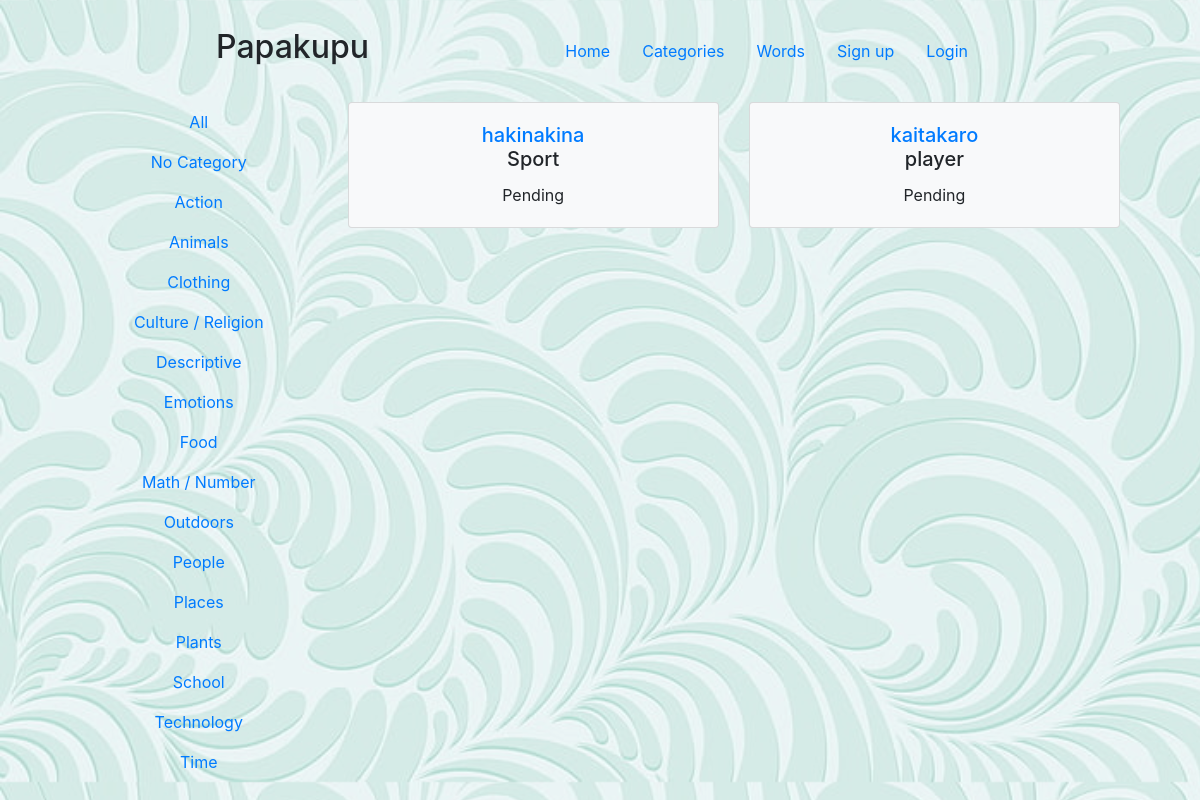
The app's page /words/0 with its own data.
### tables this page shows
CREATE TABLE "categories"
(
    id       integer
        constraint categories_pk
            primary key autoincrement,
    category VARCHAR(50) not null
);

CREATE TABLE "words"
(
    id          integer
        constraint words_pk
            primary key autoincrement,
    maori       VARCHAR(100),
    english     VARCHAR(100),
    description VARCHAR(500),
    level       integer,
    category    integer default 0
        constraint words_categories_id_fk
            references categories
            on delete set default,
    image       VARCHAR(100),
    date        DATETIME,
    user        integer,
    constraint words_users__id_fk
        foreign key (user, id) references users ("", id)
);

### app.py (the view)
@app.route('/words/<cat_id>')
def words(cat_id):
    categories = get_db("SELECT * FROM categories")
    if cat_id == "all":  # If the user wants all the words
        words_list = get_db("SELECT id, maori, english, description FROM words")
    else:
        words_list = get_db("SELECT id, maori, english, description FROM words WHERE category = ?", (cat_id,))
    return render_template("words.html", categories=categories, words_list=words_list)

### app.py (called while the page is built)
def get_db(query, args=(), fetch_type="all"):
    connection = sqlite3.connect(DATABASE)
    cur = connection.cursor()
    cur.execute(query, args)
    if fetch_type == "one":
        data = cur.fetchone()
    else:
        data = cur.fetchall()
    connection.close()
    return data

### templates/words.html (shortened to what this page needs)
{% extends "base.html" %}
        {% block body %}
        <div class="container-fluid">
            <div class="row" id="row">
                <div class="col-md-3">
                    <div class="nav flex-column nav-pills" role="tablist" aria-orientation="vertical" id="v-tabs">
                        <a class="nav-link" type="button" role="tab" href="{{ url_for('words', cat_id='all') }}">All</a>
                        {% for id, category in categories %}
                            <a class="nav-link" type="button" role="tab" href="{{ url_for('words', cat_id=id) }}">{{ category }}</a>
                        {% endfor %}
                    </div>
                </div>
                <div class="col-md-9">
                    <div class="tab-content" id="v-pills-content">
                        <div class="tab-pane fade show active" id="v-all" role="tabpanel">
                            <div class="row row-cols-1 row-cols-lg-2">
                                {% for id, maori, english, description in words_list %}
                                    <div class="col mb-4">
                                        <div class="card bg-light h-100 ">
                                            <div class="card-body">
                                                <h5 class="card-title">
                                                    <a href="{{ url_for('show_word', word_id=id) }}">{{ maori }}</a>
                                                    <br>{{ english }}</h5>
                                                    <p class="card-text">{{ description }}</p>
                                            </div>
                                        </div>
                                    </div>
                                {% endfor %}
                            </div>
                        </div>
                    </div>
                </div>
            </div>
        </div>
        {% endblock %}

### static/style.css (style rules this page uses)
body { height: 100%; background: linear-gradient(rgba(255,255,255,.3), rgba(255,255,255,.3)), url("fern2.jpg"); background-size: cover; }

### templates/words.html (style rules this page uses)
#row { margin-left: 50px; margin-right: 50px; }

### records on screen
categories: category "No Category"
categories: category "Action"
categories: category "Animals"
categories: category "Clothing"
categories: category "Culture / Religion"
categories: category "Descriptive"
categories: category "Emotions"
categories: category "Food"
categories: category "Math / Number"
categories: category "Outdoors"
categories: category "People"
categories: category "Places"
categories: category "Plants"
categories: category "School"
categories: category "Technology"
categories: category "Time"
words: maori "hakinakina", english "Sport", description "Pending"
words: maori "kaitakaro", english "player", description "Pending"
